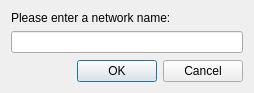
<ui version="4.0" >
 <class>NetworkEditDlgNew</class>
 <widget class="QDialog" name="NetworkEditDlgNew" >
  <property name="geometry" >
   <rect>
    <x>0</x>
    <y>0</y>
    <width>254</width>
    <height>93</height>
   </rect>
  </property>
  <property name="windowTitle" >
   <string>Dialog</string>
  </property>
  <layout class="QVBoxLayout" >
   <item>
    <layout class="QVBoxLayout" >
     <item>
      <widget class="QLabel" name="label" >
       <property name="text" >
        <string>Please enter a network name:</string>
       </property>
      </widget>
     </item>
     <item>
      <widget class="QLineEdit" name="networkEdit" />
     </item>
     <item>
      <spacer>
       <property name="orientation" >
        <enum>Qt::Vertical</enum>
       </property>
       <property name="sizeHint" >
        <size>
         <width>20</width>
         <height>40</height>
        </size>
       </property>
      </spacer>
     </item>
     <item>
      <widget class="QDialogButtonBox" name="buttonBox" >
       <property name="orientation" >
        <enum>Qt::Horizontal</enum>
       </property>
       <property name="standardButtons" >
        <set>QDialogButtonBox::Cancel|QDialogButtonBox::NoButton|QDialogButtonBox::Ok</set>
       </property>
      </widget>
     </item>
    </layout>
   </item>
  </layout>
 </widget>
 <resources/>
 <connections>
  <connection>
   <sender>buttonBox</sender>
   <signal>accepted()</signal>
   <receiver>NetworkEditDlgNew</receiver>
   <slot>accept()</slot>
   <hints>
    <hint type="sourcelabel" >
     <x>248</x>
     <y>254</y>
    </hint>
    <hint type="destinationlabel" >
     <x>157</x>
     <y>274</y>
    </hint>
   </hints>
  </connection>
  <connection>
   <sender>buttonBox</sender>
   <signal>rejected()</signal>
   <receiver>NetworkEditDlgNew</receiver>
   <slot>reject()</slot>
   <hints>
    <hint type="sourcelabel" >
     <x>316</x>
     <y>260</y>
    </hint>
    <hint type="destinationlabel" >
     <x>286</x>
     <y>274</y>
    </hint>
   </hints>
  </connection>
 </connections>
</ui>
